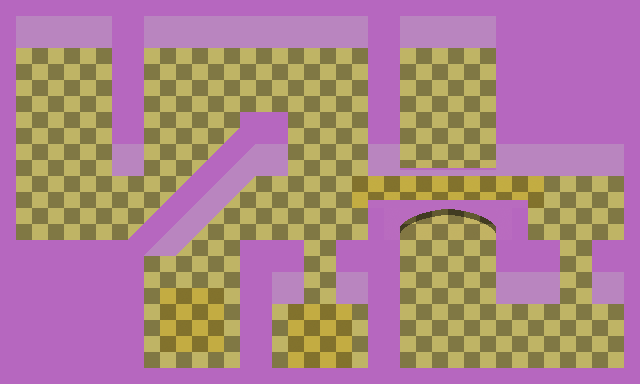

A 2D game scene composited from a Tiled map and its tileset images. What follows is a short description and the map's XML, with each tile layer's data collapsed to a summary:
An orthogonal 40x24 tile map with 16x16 px tiles, 2 tile layers (background, overlay), 1 hidden layer not drawn, 2 tilesets and 2 objects (2x Trapdoor).

<map version="1.0" orientation="orthogonal" width="40" height="24" tilewidth="16" tileheight="16">
 <tileset firstgid="1" name="sandbox" tilewidth="16" tileheight="16">
  <image source="sandbox.png" width="128" height="144" />
  <tile id="2">
   <properties>
    <property name="wall" value="" />
   </properties>
  </tile>
  <tile id="3">
   <properties>
    <property name="wall" value="" />
   </properties>
  </tile>
  <tile id="5">
   <properties>
    <property name="wall" value="" />
   </properties>
  </tile>
  <tile id="6">
   <properties>
    <property name="wall" value="" />
   </properties>
  </tile>
  <tile id="8">
   <properties>
    <property name="wall" value="" />
   </properties>
  </tile>
  <tile id="16">
   <properties>
    <property name="" value="" />
   </properties>
  </tile>
  <tile id="23">
   <properties>
    <property name="" value="" />
   </properties>
  </tile>
  <tile id="24">
   <properties>
    <property name="bridge" value="" />
   </properties>
  </tile>
  <tile id="25">
   <properties>
    <property name="bridge" value="" />
   </properties>
  </tile>
  <tile id="26">
   <properties>
    <property name="bridge" value="" />
   </properties>
  </tile>
  <tile id="27">
   <properties>
    <property name="bridge" value="" />
   </properties>
  </tile>
  <tile id="28">
   <properties>
    <property name="bridge" value="" />
   </properties>
  </tile>
  <tile id="29">
   <properties>
    <property name="bridge" value="" />
   </properties>
  </tile>
  <tile id="30">
   <properties>
    <property name="bridge" value="" />
   </properties>
  </tile>
  <tile id="31">
   <properties>
    <property name="bridge" value="" />
   </properties>
  </tile>
  <tile id="32">
   <properties>
    <property name="wall" value="" />
   </properties>
  </tile>
  <tile id="39">
   <properties>
    <property name="wall" value="" />
   </properties>
  </tile>
 </tileset>
 <tileset firstgid="73" name="sandbox_overlay" tilewidth="16" tileheight="16">
  <image source="sandbox_overlay.png" width="96" height="64" />
 </tileset>
 <layer name="background" width="40" height="24">
  <data>[960 cells, 960 non-empty, 47 distinct tile ids]</data>
 </layer>
 <layer name="grid" width="40" height="24" visible="0" opacity="0.66">
  <data>[960 cells, 512 non-empty, 1 distinct tile ids]</data>
 </layer>
 <layer name="overlay" width="40" height="24">
  <data>[960 cells, 24 non-empty, 24 distinct tile ids]</data>
 </layer>
 <objectgroup name="triggers" width="40" height="24">
  <object name="TestTrap2" type="Trapdoor" x="288" y="304" width="64" height="64">
   <properties>
    <property name="respawn" value="2,0" />
   </properties>
  </object>
  <object name="TestTrap1" type="Trapdoor" x="160" y="288" width="64" height="64">
   <properties>
    <property name="respawn" value="2,1" />
   </properties>
  </object>
 </objectgroup>
</map>
